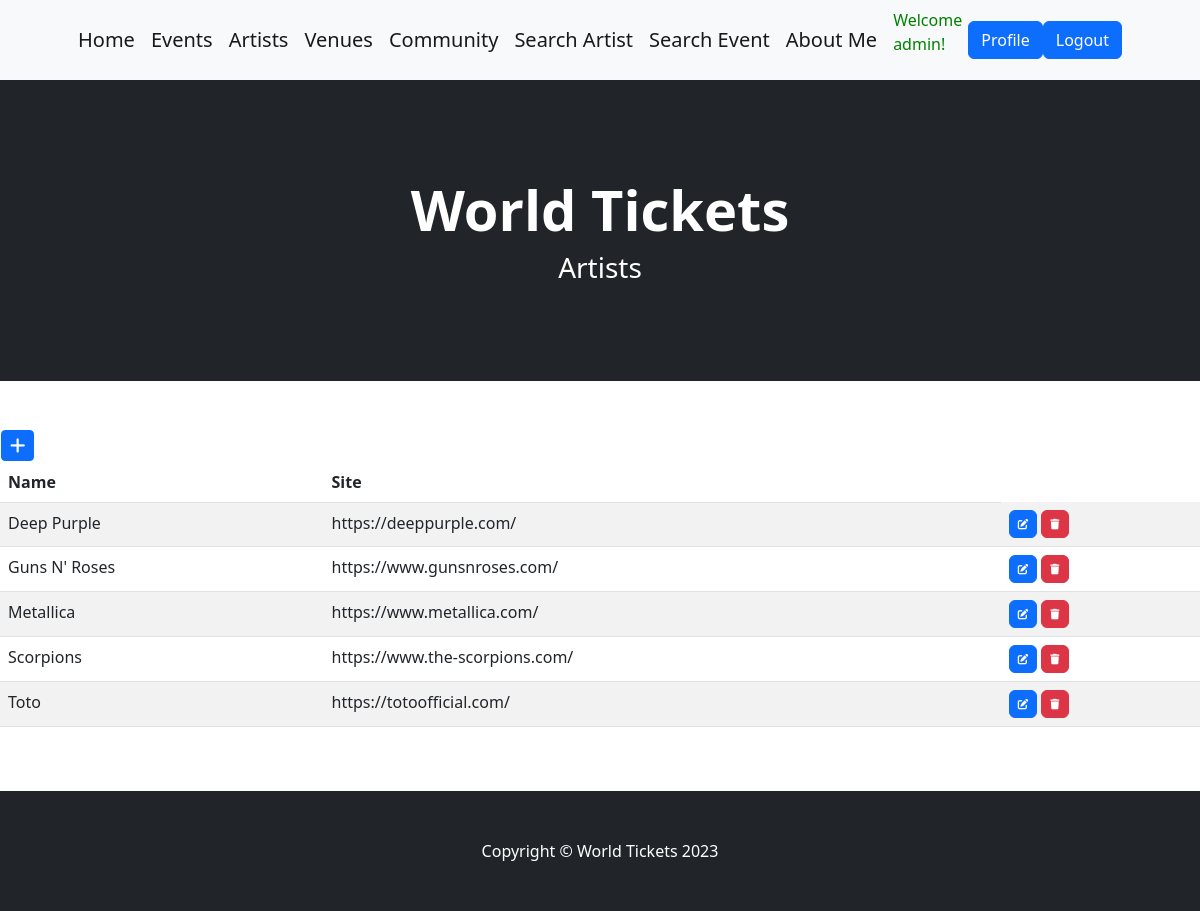
The page /artists/ (signed in) on the database its author committed.
### AppTickets/models.py (models this page shows, shortened)
class Artist(models.Model):
    name = models.CharField(max_length=50)
    webpage = models.URLField(max_length=50)
    class Meta:
        verbose_name = "Artist"
        verbose_name_plural = "Artists"
        ordering = ['name']

### AppTickets/views.py (the view)
# urls.py: path('artists/', ArtistList.as_view(), name="artistas" ),
class ArtistList(LoginRequiredMixin, ListView):
    model = Artist

### AppTickets/templates/AppTickets/artist_list.html (shortened to what this page needs)
{% extends 'AppTickets/base.html' %}
{% load static %}
{% block title %}
    World Tickets
{% endblock title %}
{% block content %}
    <h3>Artists</h3>
{% endblock content %}
{% block mainProducts %}
{% if user.is_superuser %}
        <table>
            <tr>
                <td>
                    <a
                    href="{% url 'create_artista' %}"
                    class="btn btn-primary btn-sm"
                    >
                    </a>
                </td>
            </tr>
        </table>
{% endif %}
<table class="table table-striped">
    <thead>
        <tr>
            <th>Name</th>
            <th>Site</th>
        </tr>
    </thead>
    <tbody>
    {% for cli in artist_list %}
        <tr>
            <td>{{ cli.name }}</td>
            <td>{{ cli.webpage }}</td>
                {% if user.is_superuser %}
                    <td>
                        <a
                        href="{% url 'update_artista' cli.id %}"
                        class="btn btn-primary"
                        style="--bs-btn-padding-y: .25rem; --bs-btn-padding-x: .5rem; --bs-btn-font-size: .75rem;"
                        >
                        </a>
                        <a
                        href="{% url 'delete_artista' cli.id %}"
                        class="btn btn-danger"
                        style="--bs-btn-padding-y: .25rem; --bs-btn-padding-x: .5rem; --bs-btn-font-size: .75rem;"
                        >
                        </a>
                    </td>
                    {% endif %}
        </tr>
    {% endfor %}
    </tbody>
</table>
{% endblock mainProducts %}

### AppTickets/templates/AppTickets/base.html (shortened to what this page needs)
<!DOCTYPE html>
<html lang="en">
    <head>
        {% load static %}
        <link href="https://cdn.jsdelivr.net/npm/bootstrap-icons@1.5.0/font/bootstrap-icons.css" rel="stylesheet" />
        <link href="{% static 'AppTickets/css/styles.css' %}" rel="stylesheet" />
        <link rel="stylesheet" href="https://cdnjs.cloudflare.com/ajax/libs/font-awesome/6.4.0/css/all.min.css">
    </head>
    <body>
        <nav class="navbar navbar-expand-lg navbar-light bg-light">
            <div class="container px-4 px-lg-5">
                <a class="navbar-brand" href="{% url 'home' %}">Home</a>
                {% if user.is_authenticated %}
                    <a class="navbar-brand" href="{% url 'eventos' %}">Events</a>
                    <a class="navbar-brand" href="{% url 'artistas' %}">Artists</a>
                    <a class="navbar-brand" href="{% url 'lugares' %}">Venues</a>
                    <a class="navbar-brand" href="{% url 'clientes' %}">Community</a>
                    <a class="navbar-brand" href="{% url 'busca_artista' %}">Search Artist</a>
                    <a class="navbar-brand" href="{% url 'busca_evento' %}">Search Event</a>
                    <a class="navbar-brand" href="{% url 'acerca_de_mi' %}">About Me</a>
                    <p style="color:green">Welcome {{user.username}}!</p>
                    <a class="btn btn-primary" href="{% url 'edit_profile' %}">Profile</a>
                    <a class="btn btn-primary" href="{% url 'client_logout' %}">Logout</a>
                {% else %}
                    <a class="navbar-brand" href="{% url 'acerca_de_mi' %}">About Me</a>
                    <a class="btn btn-primary" href="{% url 'client_login' %}">Login</a>
                    <a class="btn btn-success" href="{% url 'client_register' %}">Sign up</a>
                {% endif %}
            </div>
        </nav>
        <header class="bg-dark py-5">
            <div class="container px-4 px-lg-5 my-5">
                <div class="text-center text-white">
                    <h1 class="display-4 fw-bolder">
                        {% block title %}{% endblock title %}
                    </h1>
                    <p class="lead fw-normal text-white-50 mb-0">
                        {% block content %}{% endblock content %}
                    </p>
                </div>
            </div>
        </header>
        <section class="py-5">
            {% block mainProducts %}{% endblock mainProducts %}
        </section>
    </body>
    <footer class="py-5 bg-dark">
        <div class="container"><p class="m-0 text-center text-white">Copyright &copy; World Tickets 2023</p></div>
    </footer>
</html>

### rows shown on the page
Artist: name "Deep Purple", webpage "https://deeppurple.com/"
Artist: name "Guns N' Roses", webpage "https://www.gunsnroses.com/"
Artist: name "Metallica", webpage "https://www.metallica.com/"
Artist: name "Scorpions", webpage "https://www.the-scorpions.com/"
Artist: name "Toto", webpage "https://totoofficial.com/"

### other values the page prints
{{ user.username }} "admin"
